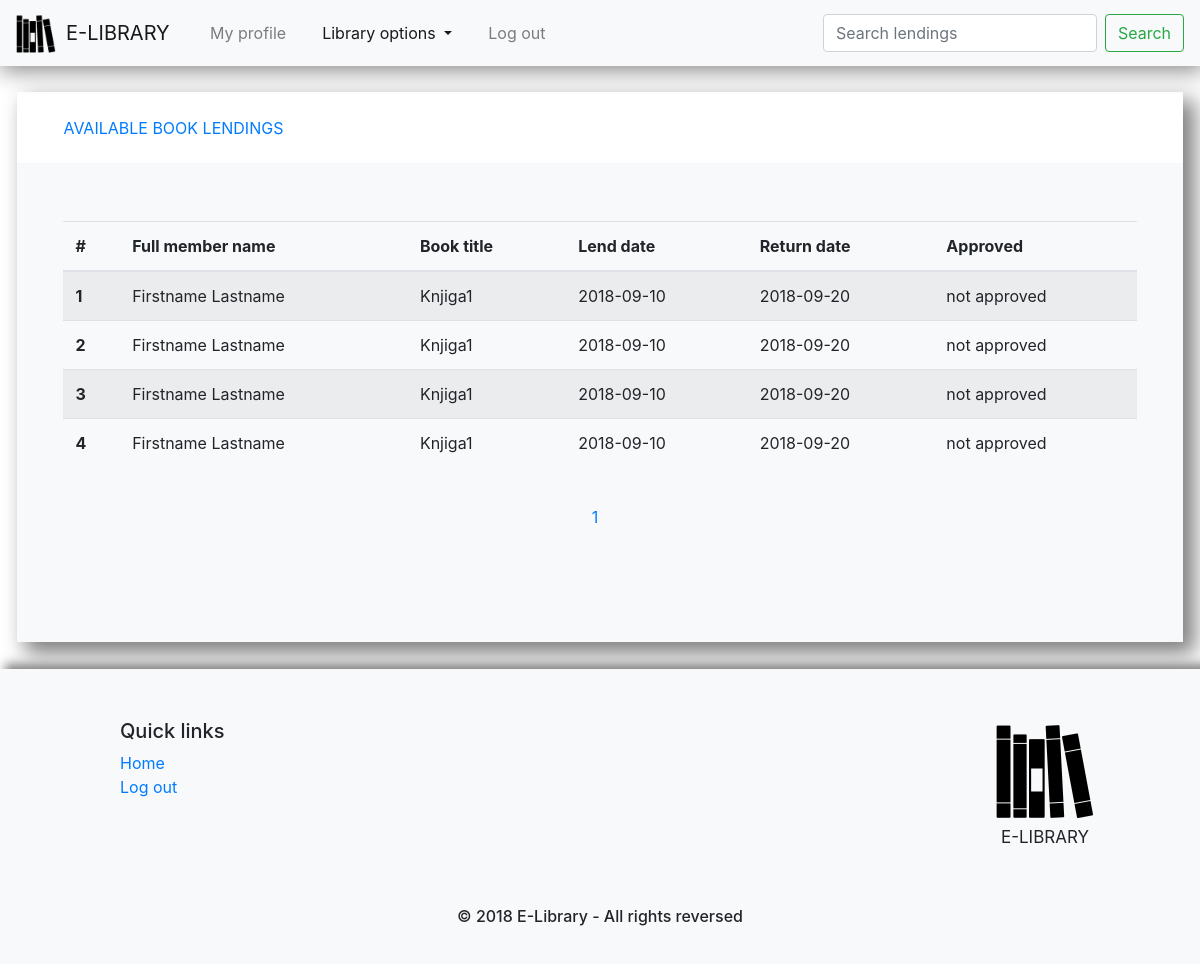
The app's page /interface/pages/book-lendings-management.php (signed in), older data.
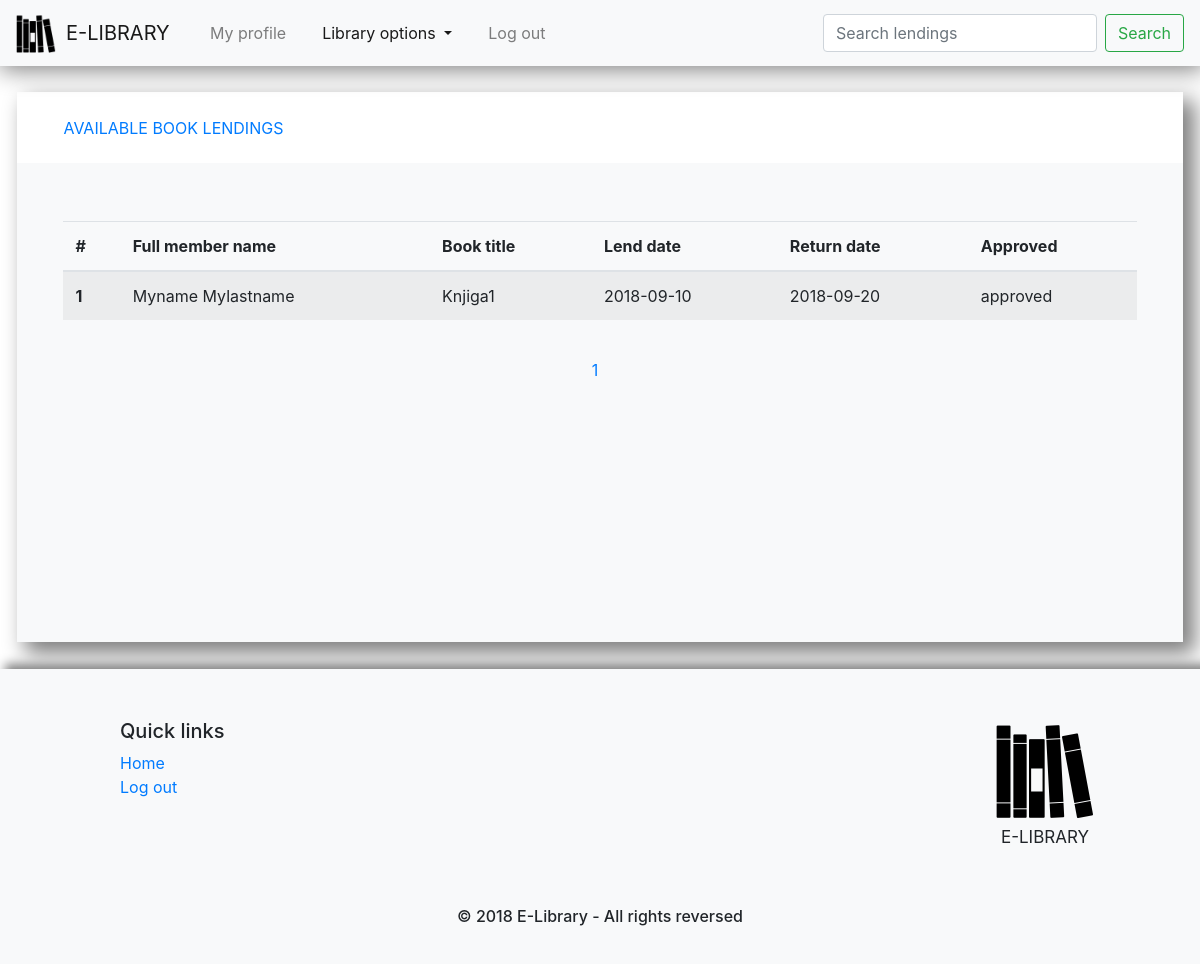
The same page, newer data.
### tables this page shows
CREATE TABLE `book_lend` (
  `id_lend` int(11) NOT NULL,
  `lend_date` date NOT NULL,
  `return_date` date NOT NULL,
  `approved` tinyint(4) NOT NULL,
  `id_book_copy` int(11) NOT NULL,
  `id_member` int(11) NOT NULL
);

CREATE TABLE `user` (
  `id_user` int(11) NOT NULL,
  `firstname` varchar(255) NOT NULL,
  `lastname` varchar(255) NOT NULL,
  `date_of_birth` date NOT NULL,
  `e_mail` varchar(50) NOT NULL,
  `username` varchar(20) NOT NULL,
  `password` varchar(255) NOT NULL,
  `approval` tinyint(4) NOT NULL DEFAULT '0',
  `status` tinyint(4) NOT NULL DEFAULT '1',
  `id_role` int(11) NOT NULL DEFAULT '0'
);

CREATE TABLE `book` (
  `id_book` int(11) NOT NULL,
  `book_title` varchar(255) NOT NULL,
  `original_book_title` varchar(255) NOT NULL,
  `id_category` int(11) NOT NULL
);

CREATE TABLE `member` (
  `id_member` int(11) NOT NULL,
  `member_phone` varchar(255) NOT NULL,
  `member_mobile` varchar(255) NOT NULL,
  `member_from` date NOT NULL,
  `member_to` date NOT NULL,
  `penality_points` int(11) NOT NULL,
  `notes` text NOT NULL,
  `id_address` int(11) NOT NULL,
  `id_user` int(11) NOT NULL
);

### data/data_access/book_lendDAO.php (called while the page is built, shortened)
<?php
	require_once __DIR__.'/../../data/data_connect/connection.php';
	require_once __DIR__.'/../../data/data_access/book_copyDAO.php';
	require_once __DIR__.'/../../data/data_access/memberDAO.php';
	class book_lendDAO extends connection implements query_interface{
		public function get_all(){
			$connection = $this->get_connection();
			$sql = "SELECT * FROM book_lend";
			$statement = $connection->prepare($sql);
			$statement->execute();
			$results = $statement->get_result();
			$lends = array();
			if ($results->num_rows > 0) {
				while($row = $results->fetch_assoc()) {
					$book_copyDao = new book_copyDAO();
					$memberDao = new memberDAO();
					$book_copy = $book_copyDao->get_by_id($row["id_book_copy"]);
					$member = $memberDao->get_by_id($row["id_member"]);
					$lend = new book_lend($row["lend_date"],$row["return_date"],
							      $row["approved"],$book_copy, $member);
					$lend->set_id_lend($row["id_lend"]);
					array_push($lends,$lend);
				}
			}
			return $lends;
		}
		public function get_in_range($from, $limit){
			$connection = $this->get_connection();
			$sql = "SELECT * FROM book_lend  ORDER BY approved LIMIT ?,?";
			$statement = $connection->prepare($sql);
			$statement->bind_param("ii",$from, $limit);
			$statement->execute();
			$results = $statement->get_result();
			$lends = array();
			if ($results->num_rows > 0) {
				while($row = $results->fetch_assoc()) {
					$book_copyDao = new book_copyDAO();
					$memberDao = new memberDAO();
					$book_copy = $book_copyDao->get_by_id($row["id_book_copy"]);
					$member = $memberDao->get_by_id($row["id_member"]);
					$lend = new book_lend($row["lend_date"],$row["return_date"],
							      $row["approved"],$book_copy, $member);
					$lend->set_id_lend($row["id_lend"]);
					array_push($lends,$lend);
				}
			}
			return $lends;
		}
	}
?>

### data/data_access/book_copyDAO.php (called while the page is built, shortened)
<?php
	require_once __DIR__.'/../../data/data_connect/connection.php';
	require_once __DIR__.'/../../data/data_access/bookDAO.php';
	require_once __DIR__.'/../../data/data_access/publisherDAO.php';
	class book_copyDAO extends connection implements query_interface{
		public function get_by_id($id){
			$connection = $this->get_connection();
			$sql = "SELECT * FROM book_copy WHERE id_book_copy = ? ";
			$statement = $connection->prepare($sql);
			$statement->bind_param("i",$id);
			$statement->execute();
			$result = $statement->get_result();
			if ($result->num_rows == 1) {
				$row = $result->fetch_assoc();
				$bookDao = new bookDAO();
				$publisherDao = new publisherDAO();
				$book = $bookDao->get_by_id($row["id_book"]);
				$publisher = $publisherDao->get_by_id($row["id_publisher"]);
				$book_copy = new book_copy($row["year_of_publication"],$row["number_of_pages"],
							   $row["available"], $book, $publisher);
				$book_copy->set_id_book_copy($row["id_book_copy"]);
				return $book_copy;
			}
			return null;
		}
	}
?>

### data/data_access/bookDAO.php (called while the page is built, shortened)
<?php
	require_once __DIR__.'/../../data/data_connect/connection.php';
	class bookDAO extends connection implements query_interface{
		public function get_by_id($id){
			$connection = $this->get_connection();
			$book_sql = "SELECT * FROM book INNER JOIN category ON book.id_category = category.id_category WHERE id_book = ? ";
			$statement = $connection->prepare($book_sql);
			$statement->bind_param("i",$id);
			$statement->execute();
			$book_result = $statement->get_result();
			if ($book_result->num_rows == 1) {
				$book_row = $book_result->fetch_assoc();
				$category = new category($book_row["category_title"]);
					$category->set_id_category($book_row["id_category"]);
					$book = new book($book_row["book_title"], $book_row["original_book_title"], $category);
					$book->set_id_book($book_row["id_book"]);
					$genres_sql = "SELECT * FROM genre INNER JOIN book_genre ON genre.id_genre = book_genre.id_genre INNER JOIN book ON book.id_book = book_genre.id_book WHERE book.id_book = ?";
					$genre_statement = $connection->prepare($genres_sql);
					$genre_statement->bind_param("i",$book_row["id_book"]);
					$genre_statement->execute();
					$genre_results = $genre_statement->get_result();
					$author_sql = "SELECT * FROM author INNER JOIN book_author ON author.id_author = book_author.id_author WHERE book_author.id_book = ?";
					$author_statement = $connection->prepare($author_sql);
					$author_statement->bind_param("i",$book_row["id_book"]);
					$author_statement->execute();
					$author_results = $author_statement->get_result();
					if ($author_results->num_rows > 0) {
						while($author_row = $author_results->fetch_assoc()) {
							$author = new author($author_row["firstname"],$author_row["lastname"],$author_row["date_of_birth"],$author_row["short_biography"]);
							$author->set_id_author($author_row["id_author"]);
							$book->add_author($author);
						}
					}
					return $book;
			}
			return null;
		}
	}
?>

### data/data_access/publisherDAO.php (called while the page is built, shortened)
<?php
	require_once __DIR__.'/../../data/data_connect/connection.php';
	class publisherDAO extends connection implements query_interface{
		public function get_by_id($id){
			$connection = $this->get_connection();
			$sql = "SELECT * FROM publisher INNER JOIN address ON publisher.id_address = address.id_address WHERE id_publisher = ?";
			$statement = $connection->prepare($sql);
			$statement->bind_param("i",$id);
			$statement->execute();
			$result = $statement->get_result();
			if ($result->num_rows == 1) {
				$row = $result->fetch_assoc();
				$address = new address($row["zip_code"],$row["street_address"],$row["city"]);
				$address->set_id_address($row["id_address"]);
				$publisher = new publisher($row["publisher_name"],$address);
				$publisher->set_id_publisher($row["id_publisher"]);
				return $publisher;
			}
			return null;
		}
	}
?>

### data/data_access/userDAO.php (called while the page is built, shortened)
<?php
	require_once __DIR__.'/../../data/data_connect/connection.php';
	class userDAO extends connection implements query_interface{
		public function get_by_id($id){
			$connection = $this->get_connection();
			$sql = "SELECT * FROM user WHERE id_user = ? ";
			$statement = $connection->prepare($sql);
			$statement->bind_param("i",$id);
			$statement->execute();
			$result = $statement->get_result();
			$roleDao = new roleDAO();
			if ($result->num_rows == 1) {
				$row = $result->fetch_assoc();
				$role = $roleDao->get_by_id($row["id_role"]);
				$user = new user($row["firstname"],$row["lastname"],$row["date_of_birth"],$row["e_mail"],
					$row["username"],$row["password"],$row["approval"],$row["status"],$role);
				$user->set_id_user($row["id_user"]);
				return $user;
			}
			return null;
		}
	}
?>

### data/data_access/memberDAO.php (called while the page is built, shortened)
<?php
	require_once __DIR__.'/../../data/data_connect/connection.php';
	require_once __DIR__.'/../../data/data_access/userDAO.php';
	class memberDAO extends connection implements query_interface{
		public function get_by_id($id){
			$connection = $this->get_connection();
			$sql = "SELECT * FROM member WHERE id_member = ? ";
			$statement = $connection->prepare($sql);
			$statement->bind_param("i",$id);
			$statement->execute();
			$result = $statement->get_result();
			if ($result->num_rows == 1) {
				$row = $result->fetch_assoc();
				$addressDao = new addressDAO();
					$userDao = new userDAO();
				$address = $addressDao->get_by_id($row["id_address"]);
				$user = $userDao->get_by_id($row["id_user"]);
				$membership = new member($row["member_phone"],$row["member_mobile"],$row["member_from"],
							     $row["member_to"],$row["penality_points"],
							     $row["notes"], $address, $user);
				$membership->set_id_member($row["id_member"]);
				return $membership;
			}
			return null;
		}
	}
?>

### data/data_connect/connection.php (called while the page is built, shortened)
<?php
	class connection {
		public function get_connection(){
			$this->_connection = mysqli_connect("localhost", "root", "", "library");
			return $this->_connection;
		}
	}
?>

### interface/pages/book-lendings-management.php (the view, shortened to what the changed rows need)
<?php
	require_once __DIR__.'/../../data/data_access/book_lendDAO.php';
	$helper = new helpers();
	$id = 1;
	$lendDao = new book_lendDAO();
	$max_records = 5;
	if(isset($_GET["page"])){
		$page_number = $_GET["page"];
		$from = ($page_number*$max_records)-$max_records;
	}
	else{
		$from = 0;
	}
	if(isset($_GET["search"])){
		$lends = $lendDao->get_by_name_in_range($_GET["search-input"],$from,$max_records);
		$lends_count = $lendDao->count_by_name($_GET["search-input"]);
	}
	else{
		$lends = $lendDao->get_all();
		$lends_count = count($lends);
		$lends = $lendDao->get_in_range($from,$max_records);
	}
	$pages_count = ceil($lends_count/$max_records);
?>
<!DOCTYPE HTML>
<html>
	<head>
		<link rel="stylesheet" href="../styles/css/bootstrap.min.css" />
		<link rel="stylesheet" href="../styles/bootstrap-nav-fix.css" />
		<link rel="stylesheet" href="../styles/bootstrap-form-fix.css" />
		<link rel="stylesheet" href="../styles/page.css" />
		<link rel="stylesheet" href="../styles/footer.css" />
	</head>
	<body>
	<div class="page-body-wrap">
		<div class="page-body">
			<div class="table-container">
				<table class="table table-striped">
					<thead>
						<tr>
							<th scope="col">#</th>
							<th scope="col">Full member name</th>
							<th scope="col">Book title</th>
							<th scope="col">Lend date</th>
							<th scope="col">Return date</th>
							<th scope="col">Approved</th>
						</tr>
					</thead>
					<tbody>
						<?php foreach($lends as $lend){
							$book = $lend->get_book_copy()->get_book();
							$user_member = $lend->get_member()->get_user();
						?>
							<tr>
								<th scope="row"><?php echo $id?></th>
								<td><?php echo $user_member->get_firstname()." ".$user_member->get_lastname(); ?></td>
								<td><?php echo $book->get_book_title(); ?></td>
								<td><?php echo $lend->get_lend_date(); ?></td>
								<td><?php echo $lend->get_return_date(); ?></td>
								<td><?php echo $helper->get_approval_text($lend->get_approved()); ?></td>
							</tr>
						<?php	$id = $id + 1;
						}
						?>
					</tbody>
				</table>
				<div id="table-nums" class="table-nums"><?php
				$i = 1;
				echo "<span>";
				while($i <= $pages_count){
					echo "<a id='a".$i."' ";
					if(isset($_GET["page"])){
						if($i==$_GET["page"]){
							echo "class=page-active" ;
						}
					}
					else{
						if($i==1){
							echo "class=page-active";
						}
					}
					echo " onclick=mark_page_as_active('table-nums',this);";
					echo " href=book-lendings-management.php";
					if(!isset($_GET["search"])){
						echo "?page=".$i;
					}
					else{
						echo "?page=".$i."&search-input=".$_GET["search-input"]."&search=search";
					}
					echo ">".$i;
					$i = $i+1; ?>
					</a><?php
				}
			?>
				</span>
				</div>
			</div>
		</div>
	</div>
</body>
</html>

Row changes from the older to the newer data that the page shows:
no longer on this page (row unchanged): user: firstname "Firstname", lastname "Lastname"
removed book_lend: $book->get_book_title() "Knjiga1", lend_date "2018-09-10", return_date "2018-09-20", approved "not approved"
removed book_lend: $book->get_book_title() "Knjiga1", lend_date "2018-09-10", return_date "2018-09-20", approved "not approved"
removed book_lend: $book->get_book_title() "Knjiga1", lend_date "2018-09-10", return_date "2018-09-20", approved "not approved"
changed book_lend: id_member.id_member "not approved" → "approved"
now on this page (row unchanged): user: firstname "Myname", lastname "Mylastname"
